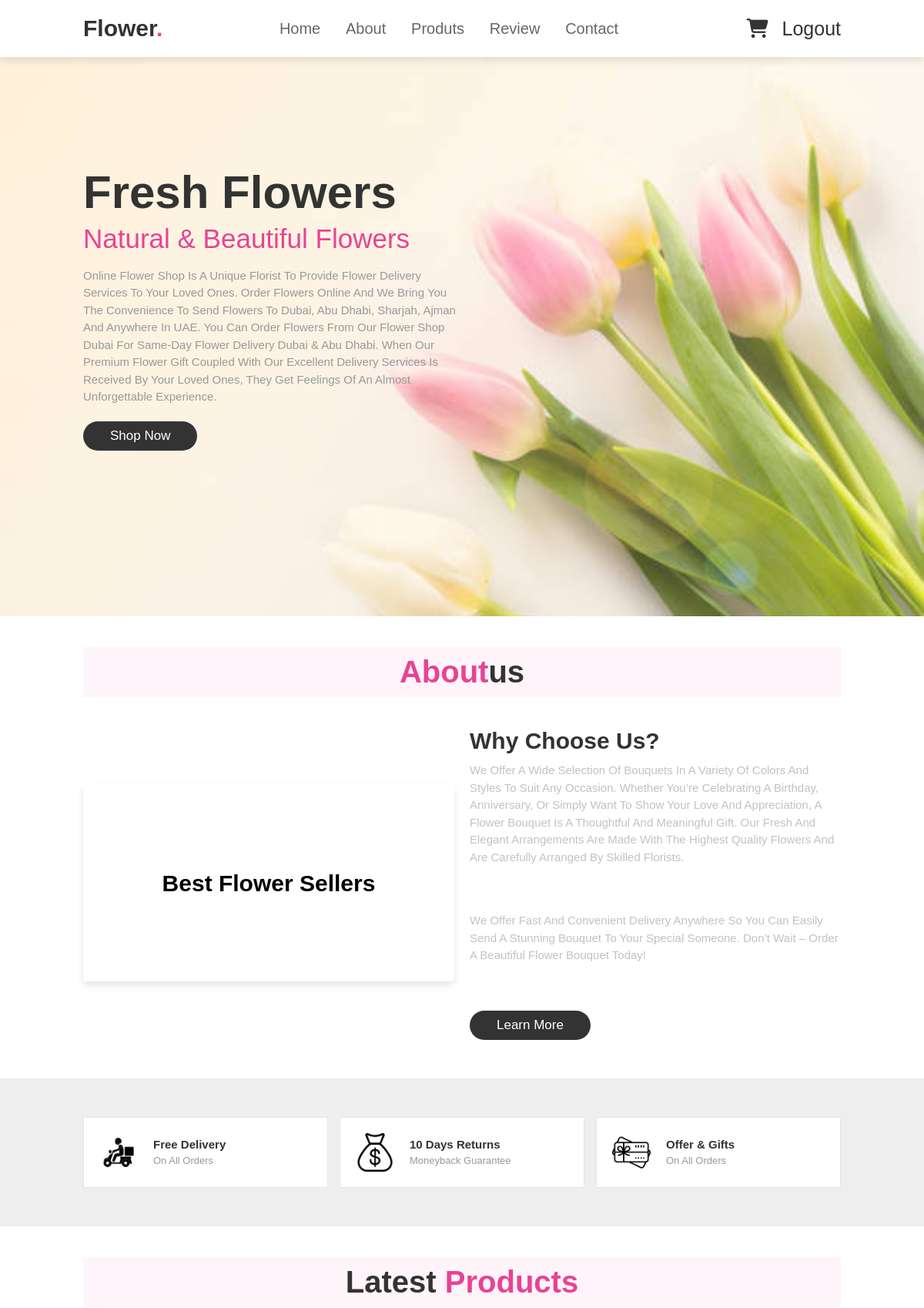
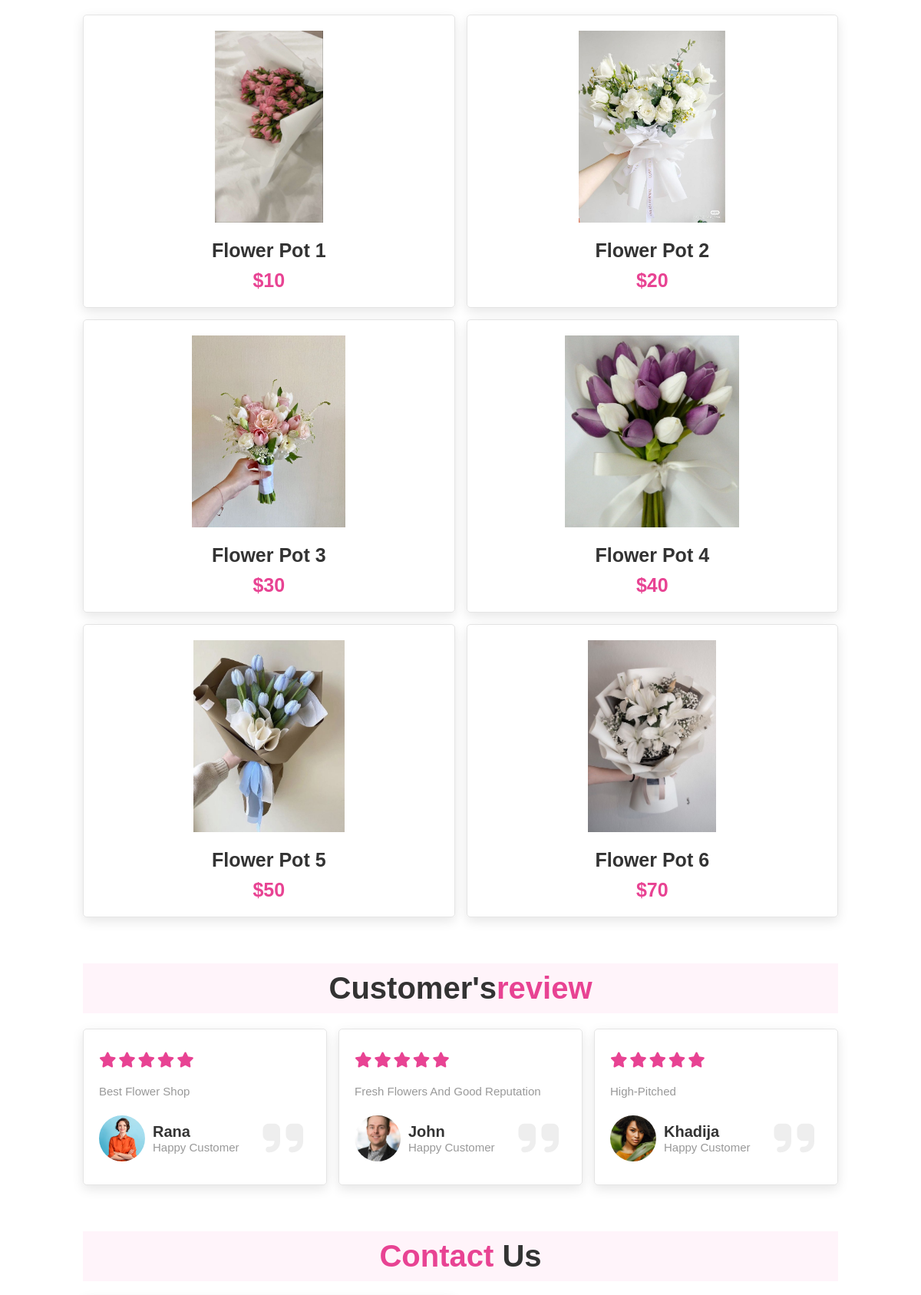
/index.php (signed in, upper part), run on the app's committed database (2 pictures, top to bottom).
### tables this page shows
CREATE TABLE `flowers` (
  `id` int(255) NOT NULL,
  `flower_type` varchar(255) NOT NULL,
  `image` varchar(255) NOT NULL,
  `amount` int(100) NOT NULL,
  `cost` int(100) NOT NULL
);

### index.php (the view, shortened to what this page needs)
<?PHP
    $host="localhost";
        $user="root";
        $pass="";
        $db="flower_site";
       $connect= mysqli_connect($host,$user,$pass,$db);
    $flowers= "select * from flowers ";
    $q=mysqli_query($connect,$flowers);
    $rows = $q -> fetch_all(MYSQLI_ASSOC);
    ?>
<!DOCTYPE html>
<html lang="en">
    <head>
        <link rel="stylesheet" href="https://cdnjs.cloudflare.com/ajax/libs/font-awesome/6.4.0/css/all.min.css">
        <link rel="stylesheet" href="style.css">
    </head>
    <body>
            <header>
                <a href="#" class="logo">flower<span>.</span></a>
                <nav class="navbar">
                    <a href="#home">home</a>
                    <a href="#about">about</a>
                    <a href="#produts">produts</a>
                    <a href="#review">review</a>
                    <a href="#contact">contact</a>
                </nav>
                <div class="icons">
                    <a href="shopping_cart.php" class="fas fa-shopping-cart"></a>
                  <?php
                  if(empty($_SESSION["login"])){
                   echo '<a href="login.php" class="fas fa-user"></a>';
                  }
                  else{
                    echo '<a href="logout.php" >logout</a>';
                  }
                  ?>
                </div>
            </header>
            <section class="home" id="home">
                <div class="content">
                    <h3>fresh flowers</h3>
                    <span>natural & beautiful flowers</span>
                    <p>Online Flower Shop is a unique florist to provide flower delivery services to your loved ones. Order flowers online and we bring you the convenience to send flowers to Dubai, Abu Dhabi, Sharjah, Ajman and anywhere in UAE. You can order flowers from our flower shop Dubai for same-day flower delivery Dubai & Abu Dhabi. When our premium flower gift coupled with our excellent delivery services is received by your loved ones, they get feelings of an almost unforgettable experience.</p>
                    <a href="#produts" class="btn">shop now</a>
                </div>
            </section>
        <section class="about" id="about">
            <h1 class="heading"><span>about</span>us</h1>
            <div class="row">
                <div class="video-container">
                    <h3>best flower sellers</h3>
                </div>
                <div class="content">
                    <h3>why choose us?</h3>
                    <p> We offer a wide selection of bouquets in a variety of colors and styles to suit any occasion. Whether you’re celebrating a birthday, anniversary, or simply want to show your love and appreciation, a flower bouquet is a thoughtful and meaningful gift. Our fresh and elegant arrangements are made with the highest quality flowers and are carefully arranged by skilled florists.  </p>
                    <p>We offer fast and convenient delivery anywhere  so you can easily send a stunning bouquet to your special someone. Don’t wait – order a beautiful flower bouquet today!</p>
                    <a href="#produts" class="btn">learn more</a>
                </div>
            </div>
        </section>
        <section class="icons-container">
            <div class="icons">
                <img src="images/delivery.png" alt="">
                <div class="info">
                    <h3>free delivery</h3>
                    <span>on all orders</span>
                </div>
            </div>
            <div class="icons">
                <img src="images/$.png" alt="">
                <div class="info">
                    <h3>10 days returns</h3>
                    <span>moneyback guarantee</span>
                </div>
            </div>
                <div class="icons">
                    <img src="images/gift.png" alt="">
                    <div class="info">
                        <h3>offer & gifts</h3>
                        <span>on all orders</span>
                    </div>
                </div>
        </section>
        <section class="produts" id="produts">
            <h1 class="heading">latest <span>products</span></h1>
            <div class="box-container">
                    <?php
                    foreach ($rows as $row){
                        echo "
                        <div class='box'>
                    <div class='image'>
                        <img src='".$row['image']."' alt=''>
                        <form class='icons' method='POST'>
                        <input type='text' name='flower' hidden value='".$row['id']."' >
                        <input type='text' name='type' hidden value='".$row['flower_type']."' >
                        <input type='text' name='image' hidden value='".$row['image']."' >
                        <input type='text' name='cost' hidden value='".$row['cost']."' >
                            <input type='submit' name='add_cart' class='cart-btn' value='add to cart'  >
                        </form>
                    </div>
                    <div class='content'>
                        <h3>".$row['flower_type']."</h3>
                        <div class='price'>$".$row['cost']."</div>
                    </div>
                </div> ";
                    }
                    ?>
            </div>
        </section>
        <section class="review" id="review">
            <h1 class="heading">customer's<span>review</span></h1>
            <div class="box-container">
                <div class="box">
                    <div class="stars">
                        <i class="fas fa-star"></i>
                        <i class="fas fa-star"></i>
                        <i class="fas fa-star"></i>
                        <i class="fas fa-star"></i>
                        <i class="fas fa-star"></i>
                    </div>
                    <p>best flower shop</p>
                    <div class="user">
                        <img src="images/p1.jpeg" alt="">
                        <div class="user-info">
                            <h3>Rana</h3>
                            <span>happy customer</span>
                        </div>
                    </div>
                    <span class="fas fa-quote-right"></span>
                </div>
                <div class="box">
                    <div class="stars">
                        <i class="fas fa-star"></i>
                        <i class="fas fa-star"></i>
                        <i class="fas fa-star"></i>
                        <i class="fas fa-star"></i>
                        <i class="fas fa-star"></i>
                    </div>
                    <p>Fresh Flowers and Good reputation</p>
                    <div class="user">
                        <img src="images/p2.jpg" alt="">
                        <div class="user-info">
                            <h3>john</h3>
                            <span>happy customer</span>
                        </div>
                    </div>
                    <span class="fas fa-quote-right"></span>
                </div>
                <div class="box">
                    <div class="stars">
                        <i class="fas fa-star"></i>
                        <i class="fas fa-star"></i>
                        <i class="fas fa-star"></i>
                        <i class="fas fa-star"></i>
                        <i class="fas fa-star"></i>
                    </div>
                    <p>high-pitched</p>
                    <div class="user">
                        <img src="images/p3.jpg" alt="">
                        <div class="user-info">
                            <h3>Khadija</h3>
                            <span>happy customer</span>
                        </div>
                    </div>
                    <span class="fas fa-quote-right"></span>
                </div>
            </div>
        </section>
        <section class="contact" id="contact">
            <h1 class="heading"> <span>contact </span>us</h1>
        </section>
    </body>
</html>

### style.css (style rules this page uses)
:root { --pink:#e84393; }
* { margin: 0;padding: 0; box-sizing: border-box; font-family: Verdana, Geneva, Tahoma, sans-serif; outline: none;border: none; text-decoration: none; text-transform: capitalize; transform: .2s linear; }
html { font-size: 62.5%; scroll-behavior: smooth; scroll-padding-top: 6rem; overflow-x:hidden ; }
section { padding: 2rem 9%; }
.heading { text-align: center; font-size: 4rem; color: #333; padding: 1rem; margin: 2rem 0; background: rgba(255,51,153,0.05); }
.heading span { color: var(--pink); }
.btn { display: inline-block; margin-top: 1rem; border-radius: 5rem; background: #333; color: #fff; padding: 0.9rem 3.5rem; cursor: pointer; font-size:1.7rem ; }
header { position: fixed; top:0;left: 0;right: 0; background: #fff; padding: 2rem 9%; display: flex; align-items: center; justify-content: space-between; z-index: 1000; box-shadow: 0 0.5rem 1rem rgba(0, 0, 0, 0.1); }
header .logo { font-size: 3rem; color: #333; font-weight: bolder; }
header .logo span { color: var(--pink); }
header .navbar a { font-size: 2rem; padding: 0 1.5rem; color: #666; }
header .icons a { font-size: 2.5rem; color: #333; margin-left: 1.5rem; }
.home { display: flex; align-items: center; min-height: 100vh; background: url(images/ho.jpg) no-repeat; background-size:cover ; background-position: center; }
.home .content { max-width: 50rem; }
.home .content h3 { font-size: 6rem; color: #333; }
.home .content span { font-size: 3.5rem; color: var(--pink); padding: 1rem 0; line-height: 1.5; }
.home .content p { font-size: 1.5rem; color:#999; padding: 1rem 0; line-height: 1.5; }
.about .row { display: flex; align-items: center; gap: 2rem; flex-wrap: wrap; padding: 2rem 0; padding-bottom: 3rem; }
.about .row .video-container { flex: 1 1 40rem; position:relative ; }
.about .row .video-container h3 { position:absolute; top: 50%;transform: translateY(-50%); font-size: 3rem; background: #fff; width: 100%; padding: 1rem 2rem; text-align: center; mix-blend-mode: screen; }
.about .row .content { flex:1 1 40rem; }
.about .row .content h3 { font-size: 3rem; color: #333; }
.about .row .content p { font-size: 1.5rem; color: #9999; padding: 5rem 0; padding-top: 1rem; line-height: 1.5; }
.icons-container { background: #eee; display: flex; flex-wrap: wrap; gap: 1.5rem; padding-top: 5rem; padding-bottom: 5rem; }
.icons-container .icons { background: #fff; border: .1rem solid rgba(0, 0, 0, 0.1); padding: 2rem; display: flex; align-items: center; flex: 1 1 25rem; }
.icons-container .icons img { height:5rem; margin-right: 2rem; }
.icons-container .icons h3 { color: #333; padding-bottom: 0.5rem; font-size: 1.5rem; }
.icons-container .icons span { color: #999; font-size: 1.3rem; }
.produts .box-container { display: flex; flex-wrap: wrap; gap:1.5rem; }
.produts .box-container .box { flex:1 1 40rem ; box-shadow: 0 .5rem 1.5rem rgba(0, 0, 0, .1); border-radius: 0.5rem; border: .1rem solid rgba(0, 0, 0, 0.1); position: relative; }
.produts .box-container .box .image { position: relative; text-align: center; padding-top: 2rem; overflow: hidden; }
.produts .box-container .box .image img { height:25rem; }
.produts .box-container .box .content { padding: 2rem; text-align: center; }
.produts .box-container .box .content h3 { font-size: 2.5rem; color: #333; }
.produts .box-container .box .content .price { font-size: 2.5rem; color: var(--pink); font-weight: bolder; padding-top: 1rem; }
.review .box-container { display: flex; flex-wrap: wrap; gap: 1.5rem; }
.review .box-container .box { flex:1 1 30rem ; box-shadow: 0 0.5rem 1.5rem rgba(0, 0, 0, 0.1); border-radius: 0.5rem; padding: 3rem 2rem; position: relative; border: .1rem solid rgba(0, 0, 0, .1); }
.review .box-container .box .fa-quote-right { position: absolute; bottom: 3rem; right: 3rem; font-size: 6rem; color: #eee; }
.review .box-container .box .stars i { color: var(--pink); font-size: 2rem; }
.review .box-container .box p { color:#999; font-size: 1.5rem; line-height: 1.5; padding-top: 2rem; }
.review .box-container .box .user { display: flex; align-items: center; padding-top: 2rem; }
.review .box-container .box .user img { height: 6rem; width: 6rem; border-radius: 50%; object-fit: cover; margin-right: 1rem; }
.review .box-container .box .user h3 { font-size: 2rem; color: #333; }
.review .box-container .box .user span { font-size: 1.5rem; color: #999; }

### data on the page
flowers: image (picture), flower_type "Flower Pot 1", cost "10"
flowers: image (picture), flower_type "Flower Pot 2", cost "20"
flowers: image (picture), flower_type "Flower Pot 3", cost "30"
flowers: image (picture), flower_type "Flower Pot 4", cost "40"
flowers: image (picture), flower_type "Flower Pot 5", cost "50"
flowers: image (picture), flower_type "Flower Pot 6", cost "70"
